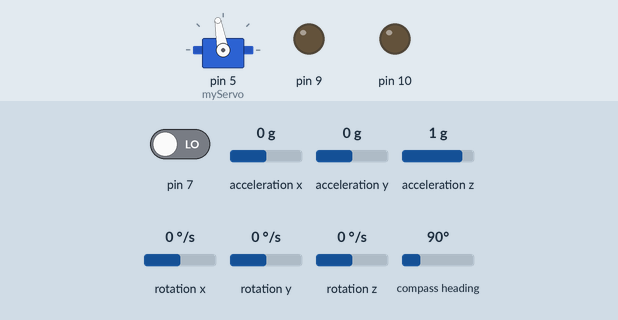
Recording of a sketch running on a simulated Arduino Leonardo, built with avr-gcc and run on an emulated ATmega32U4. Parts: servo, output pins drawn as LEDs (lit = HIGH). The inputs (shaded band) are chosen by the test bench; at power-on: pin 7 LOW, acceleration x 0 g, acceleration y 0 g, acceleration z 1 g, rotation x 0 °/s, rotation y 0 °/s, rotation z 0 °/s, compass heading 90°. What the sketch prints to the serial monitor is not drawn.

Above: at 1.1 s.
Timing chart, 0 to 2.6 s (numbered marks = the images above):
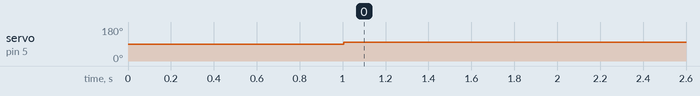

Measured:
- by itself, servo on pin 5 (myServo): 90° → 100° at 1.0 s

The sketch:

MicrobikeV2_looptrack.ino
```cpp
#include <Wire.h>
#include <Adafruit_Sensor.h>
#include <Adafruit_BNO055.h>
#include <Servo.h>

Servo myServo;  // create servo object to control a servo
// twelve servo objects can be created on most boards
Adafruit_BNO055 bno = Adafruit_BNO055(55, 0x28);
int pos = 0;    // variable to store the servo position

//FSM variables
float Unom = 0.75;//meters per sec, fwd speed
float Rturn =0.75;//meters, desired turn radius
float angle_turn = 20*PI;//180 degree turns
float straightLen = 2;//desired straight length
float ts = 0.5;//guess for settling time
float rollDesired_rad = 0.15;//atan(Unom*Unom/(9.81*Rturn));
float Tturn_pre = ts+angle_turn*Rturn/Unom;
float Tstraight_pre = 3.0;//straightLen/Unom;
float Tturn_start = 0;
float Tstraight_start = 0;
float Tturn_elapsed = 0;
float Tstraight_elapsed = 0;
float desFilt_tau = 0.5;//seconds, time constant for filter on goal roal
float goalRoll_filt = 0;

bool WAIT=true;
bool STRAIGHT=false;
bool TURN=false;

float rollover = 0.0;//variable to correct for 180 to 0 IMU skips
float rollFinal = 0;
float rollLast = 0;

//controller design
float steerCenterAngle = 100;
float Kp = 2;// kp=2,ki=25,kd=5 worked ok
float Ki =25;//25;//25;
float Kd = 10;
float intE = 0;
float rollDesired = 0;//this should be read from serial eventually
float t=0;
float told=0;
float dt=.01;

//if we push wheel, start going.
bool motorGo = false;

volatile long eCounts = 0;
long eCountsSaved = 0;
long oldCounts = 0;

void setup() {
pinMode(7,INPUT);
//pinMode(11,INPUT);
  attachInterrupt(digitalPinToInterrupt(7),isr,CHANGE);
  Serial.begin(115200);
  Serial1.begin(9600);
  if (!bno.begin())
  {
    Serial.print("No BNO055 detected");
//    while (1);
  }

  myServo.attach(5);  // attaches the servo on pin 9 to the servo object
  pinMode(9,OUTPUT);
  pinMode(10,OUTPUT);

  Serial.begin(115200);
  delay(1000);

 told=micros()/1.0e6;

}

void loop() {
  //turn off interrupts so we can save counts from encoder
  noInterrupts();
  eCountsSaved = eCounts;
  interrupts();

  t=micros()/1.0e6;
  dt-t-told;
  told=t;

  //compute speed
  float U = .0254*2*PI/300*(eCountsSaved-oldCounts)/dt;
  oldCounts = eCountsSaved;
  //if we push bike by hand, U will be large. Then start motor.
  if(!motorGo&&U>0.5){
    motorGo=true;
  }

    //get IMU data
  sensors_event_t orientationData, gravityData, angVelocityData;
  bno.getEvent(&gravityData, Adafruit_BNO055::VECTOR_GRAVITY);
  bno.getEvent(&orientationData, Adafruit_BNO055::VECTOR_EULER);
  bno.getEvent(&angVelocityData, Adafruit_BNO055::VECTOR_GYROSCOPE);
  float roll = orientationData.orientation.z;
  float rollRate = angVelocityData.gyro.x;
  //check for rollover and correct
  if((gravityData.acceleration.z)<0){
    rollFinal = 89-roll;
  }
  else{
    rollFinal = 89-roll;
  }

  //timers for FSM
  if(!STRAIGHT){
    Tstraight_start = t;
    Tstraight_elapsed=0;
  }
  else{
    Tstraight_elapsed = t-Tstraight_start;
  }
  if(!TURN){
    Tturn_start = t;
    Tturn_elapsed = 0;
  }
  else{
    Tturn_elapsed = t-Tturn_start;
  }

  //now FSM: set truth value of transitions
  bool L1 = WAIT&&!motorGo;//transition from wait to wait (latch)
  bool T1 = WAIT&&motorGo;//transition from wait to straight
  bool L2 = STRAIGHT&&Tstraight_elapsed<Tstraight_pre;//latch on straight
  bool T2 = STRAIGHT&&Tstraight_elapsed>=Tstraight_pre;//transition from straight to turn
  bool L3 = TURN&&Tturn_elapsed<Tturn_pre;//latch on turn
  bool T3 = TURN&&Tturn_elapsed>=Tturn_pre;//transition from turn to straight

  //set truth value of states
  WAIT = L1;
  STRAIGHT = T1||T3||L2;
  TURN = L3||T2;


  //now outputs (controller etc.)


  //if straight, goal roll is 0. If turning, it's not.
  if(!TURN){
    rollDesired = 0;
  }
  else{
    rollDesired = rollDesired_rad*180/PI;
  }
  //compute the filtered goal roll
  goalRoll_filt+= dt/desFilt_tau*(rollDesired -  goalRoll_filt);


  //drive motor: full speed
  //only if the motorgo command is true.
  if(motorGo){
    digitalWrite(9,HIGH);
    digitalWrite(10,HIGH);
  }
   else{
    digitalWrite(9,LOW);
    digitalWrite(10,LOW);
   }

  //compute error
  if(motorGo){
  float e = goalRoll_filt - rollFinal;
  //compute error integral
  intE+=dt*e;
  //constrain error integral to make sure it doesn't get huge
  intE = constrain(intE,-10.0/Ki,10.0/Ki);//with limit integral corrections to +/- 1 degree
  //compute steer angle based on control law
  float steer = steerCenterAngle - (Kp*e-Kd*rollRate+Ki*intE); //note 90 minus. This depends on direction servo actually turns with positive angle.
  //constrain steer to avoid hitting th steering stops
  steer = constrain(steer,40,140);//make sure angle doesn't exceed +/- 30 deg from center

  //set steering motor to computed angle
  myServo.write(steer);
  }
  else{
    myServo.write(steerCenterAngle);
  }

  if(1){
    Serial1.println(millis());
    Serial1.print(",");
    Serial1.print(rollFinal);
    Serial1.println();
  //  Serial1.print("\r\n");
    //print for debugging
    Serial.print(U);
    Serial.print("\t");
    Serial.print(rollFinal);
    Serial.print("\t");
    Serial.print(rollRate);
    Serial.print("\t");
    Serial.print(dt);
    Serial.print("\t");
    Serial.print(intE);
    Serial.print("\t");
    Serial.print(goalRoll_filt);
    Serial.print("\t");
    Serial.print(WAIT);
    Serial.print("\t");
    Serial.print(STRAIGHT);
    Serial.print("\t");
    Serial.print(TURN);
    Serial.print("\t");
    Serial.print(Tstraight_elapsed);
    Serial.print("\t");
    Serial.print(Tturn_elapsed);
    Serial.print("\t");
    Serial.print(Tstraight_start);
    Serial.println();
    //print to serial port for debugging
  //  Serial.print(rollFinal);
  //  Serial.print("\t");
  //  Serial.print(gravityData.acceleration.x);
  //  Serial.print("\t");
  //  Serial.print(gravityData.acceleration.y);
  //  Serial.print("\t");
  //  Serial.print(gravityData.acceleration.z);
  //  Serial.print("\t");
  //  Serial.println();
  }


}


void isr(){
  eCounts++;
}
```
